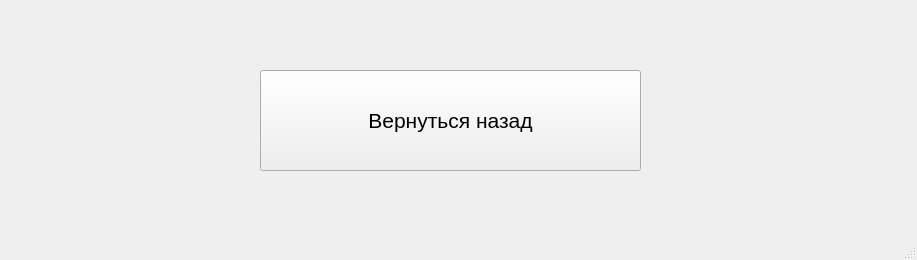
<?xml version="1.0" encoding="UTF-8"?>
<ui version="4.0">
 <class>MainWindow</class>
 <widget class="QMainWindow" name="MainWindow">
  <property name="geometry">
   <rect>
    <x>0</x>
    <y>0</y>
    <width>917</width>
    <height>260</height>
   </rect>
  </property>
  <property name="windowTitle">
   <string>MainWindow</string>
  </property>
  <widget class="QWidget" name="centralwidget">
   <widget class="QPushButton" name="pushButton">
    <property name="geometry">
     <rect>
      <x>260</x>
      <y>70</y>
      <width>381</width>
      <height>101</height>
     </rect>
    </property>
    <property name="font">
     <font>
      <pointsize>16</pointsize>
     </font>
    </property>
    <property name="text">
     <string>Вернуться назад</string>
    </property>
   </widget>
  </widget>
  <widget class="QMenuBar" name="menubar">
   <property name="geometry">
    <rect>
     <x>0</x>
     <y>0</y>
     <width>917</width>
     <height>21</height>
    </rect>
   </property>
  </widget>
  <widget class="QStatusBar" name="statusbar"/>
 </widget>
 <resources/>
 <connections/>
</ui>
